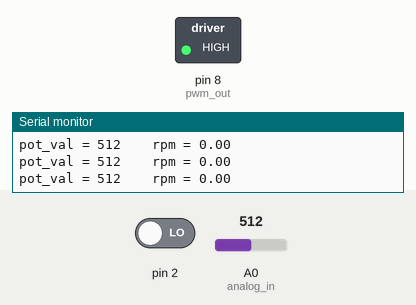
The sketch below on a simulated Arduino Uno, built with avr-gcc and run on an emulated ATmega328P. Shown: switched loads named in the sketch (green lamp = pin HIGH), the last lines printed to the serial monitor. The inputs (shaded band) are chosen by the test bench; at power-on: A0 (analog_in) = 512, pin 2 LOW.

Above: at 1.2 s.
1.3 s: A0 (analog_in) set to 299
2.8 s: A0 (analog_in) set to 277
At 3.2 s:
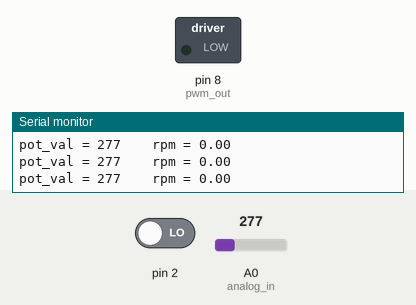
4.3 s: A0 (analog_in) set to 306
At 4.8 s:
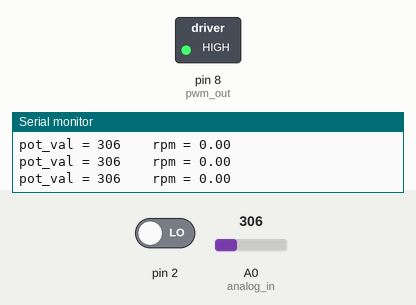
5.8 s: A0 (analog_in) set to 122
At 6.5 s:
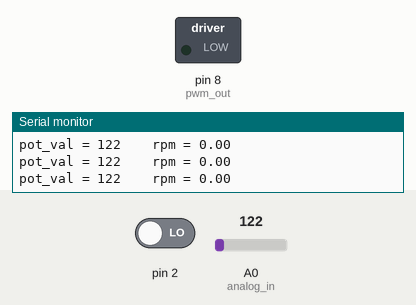
Timing chart, 0 to 8.3 s (numbered marks = the images above; inputs shaded):
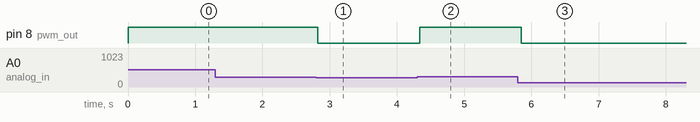

Measured:
- the behaviour switches between 285 and 284 on A0 (analog_in) (found by bisection; images 0 and 1)
- after the input at 2.8 s, pin 8 (pwm_out): HIGH → LOW at once
- after the input at 4.3 s, pin 8 (pwm_out): LOW → HIGH at once
- after the input at 5.8 s, pin 8 (pwm_out): HIGH → LOW after 0.05 s

The sketch:

PWM_input_output.ino
```cpp
// Simple Pulse Width Modulation (analog) output example to control a motor and record its speed based on a single channel encoder
// Russell SA Brinkworth, 2014
// Yee Wei Law, 2015

int pwm_out = 8; // define where the pwm output is located. In this case it is connected to pin 8
const float min_duty_cycle = 0.31;
const float max_duty_cycle = 1.00;
float duty_cycle = min_duty_cycle;
int analog_in = 0; // analog input pin
const float min_pot_val = 0;
const float max_pot_val = 1023;
int pot_val = 0; // value of potentiometer

volatile unsigned long ev_count = 0;
float motor_speed = 0.0;

int loop_period = 100; // loop delay to set the update rate

void setup()
{
  Serial.begin(9600); //  setup serial communications
  pinMode(pwm_out, OUTPUT); // sets the pin as output
  analogWrite(pwm_out, 255); // large starting torque
  attachInterrupt(0, event, CHANGE); // when interrupt 0 is triggered by a change in the value at pin 2 then run subrutine event
}

void loop() // start main loop
{
  delay(loop_period); // pause the program so as to keep timing

  // read potentiometer value
  pot_val = analogRead(analog_in);
  Serial.print("pot_val = "); Serial.print(pot_val);

  // output PWM duty cycle
  duty_cycle = (max_duty_cycle - min_duty_cycle)/(max_pot_val - min_pot_val)*(pot_val - min_pot_val) + min_duty_cycle;
  analogWrite(pwm_out, int(255*duty_cycle));

  // estimate motor speed
  motor_speed = (ev_count/10)/(0.001*loop_period)*60; // 10 events per revolution
  Serial.print("\t\trpm = "); Serial.println(motor_speed);
  ev_count = 0;
}

void event() // triggered on interrupt
{
  ++ev_count;
}
```
